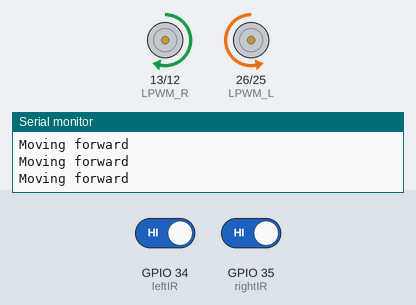
The sketch below on a simulated ESP32. Parts: motor-driver pin pairs drawn as motors (green arrow = first pin HIGH = forward, orange = second pin HIGH = backward, longer = more drive), the last lines printed to the serial monitor. The inputs (shaded band) are chosen by the test bench; at power-on: GPIO 34 (leftIR) HIGH, GPIO 35 (rightIR) HIGH.

Above: at 2.7 s.
2.8 s: GPIO 34 (leftIR) driven LOW
At 3.5 s:
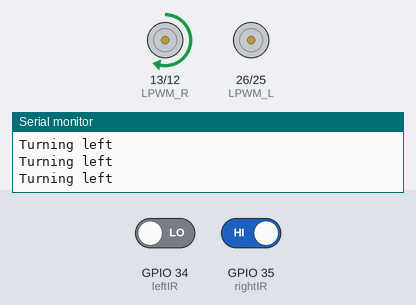
4.3 s: GPIO 35 (rightIR) driven LOW
At 4.7 s:
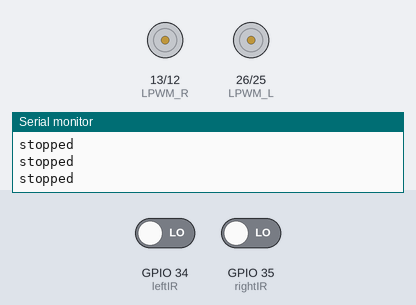
6.2 s: GPIO 34 (leftIR) driven HIGH
At 7.4 s:
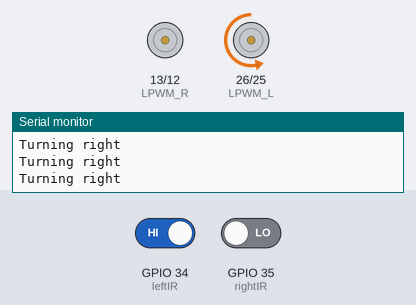
7.7 s: GPIO 35 (rightIR) driven HIGH
At 8.7 s:
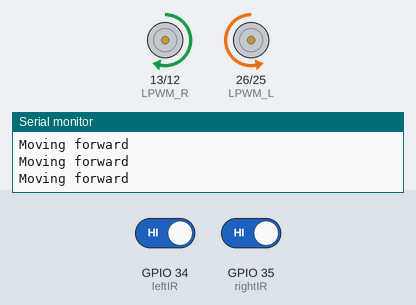
Timing chart, 0 to 10.2 s (numbered marks = the images above; inputs shaded):
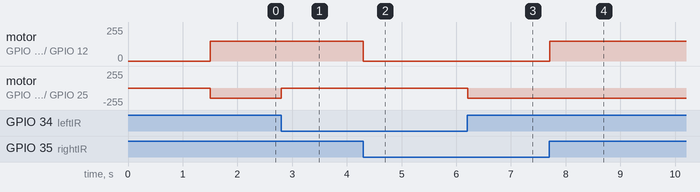

Measured:
- after the input at 2.8 s, motor on GPIO 26 (LPWM_L) / GPIO 25 (RPWM_L): backward 150/255 → stopped at once
- after the input at 4.3 s, motor on GPIO 13 (LPWM_R) / GPIO 12 (RPWM_R): forward 150/255 → stopped at once
- after the input at 6.2 s, motor on GPIO 26 (LPWM_L) / GPIO 25 (RPWM_L): stopped → backward 150/255 at once
- after the input at 7.7 s, motor on GPIO 13 (LPWM_R) / GPIO 12 (RPWM_R): stopped → forward 150/255 at once

The sketch:

line_following_robot.ino
```cpp
#define RPWM_L 25
#define LPWM_L 26
#define RPWM_R 12
#define LPWM_R 13
#define leftIR 34
#define rightIR 35
#define DELAY_TIME 10

int leftValue = 0;
int rightValue = 0;
const int pwmFreq = 1000;
const int pwmChannel = 0;
const int pwmResolution = 8;

void setup() {
  Serial.begin(115150);
  ledcSetup(pwmChannel, pwmFreq, pwmResolution);

  pinMode(RPWM_L, OUTPUT);
  pinMode(LPWM_L, OUTPUT);
  pinMode(RPWM_R, OUTPUT);
  pinMode(LPWM_R, OUTPUT);

  pinMode(leftIR, INPUT);
  pinMode(rightIR, INPUT);

  Serial.println("Line Following Robot Initialized!");
  Serial.println("Place robot on the line and it will start following...");
  delay(1500);
}

void loop() {
  move_backward();

  delay(DELAY_TIME);
}

void move_forward() {
  int leftValue = digitalRead(leftIR);
  int rightValue = digitalRead(rightIR);
  Serial.print("Value detected ");
  Serial.print(leftValue);
  Serial.print(",");
  Serial.println(rightValue);

  if (leftValue == LOW && rightValue == LOW) { //low = 0 = detecting white, high = 1 = detecting black
    Serial.println("stopped");
    stop();
  } else if (leftValue == HIGH && rightValue == LOW) {
    Serial.println("Turning left");
    turn_left();
  } else if (leftValue == LOW && rightValue == HIGH) {
    Serial.println("Turning right");
    turn_right();
  } else {
    Serial.println("Moving forward");
    forward();
  }
}

void move_backward() {
  int leftValue = digitalRead(leftIR);
  int rightValue = digitalRead(rightIR);

  if (leftValue == LOW && rightValue == LOW) {
    Serial.println("stopped");
    stop();
  } else if (leftValue == HIGH && rightValue == LOW) {
    Serial.println("Turning right");
    turn_right_backward();
  } else if (leftValue == LOW && rightValue == HIGH) {
    Serial.println("Turning left");
    turn_left_backward();
  } else {
    Serial.println("Moving forward");
    backward();
  }
}

void forward() {
  analogWrite(RPWM_L, 0);
  analogWrite(LPWM_L, 150);
  analogWrite(RPWM_R, 150);
  analogWrite(LPWM_R, 0);
}

void backward() {
  analogWrite(RPWM_L, 150);
  analogWrite(LPWM_L, 0);
  analogWrite(RPWM_R, 0);
  analogWrite(LPWM_R, 150);
}

void turn_left() {
  analogWrite(RPWM_L, 0);
  analogWrite(LPWM_L, 0);
  analogWrite(RPWM_R, 150);
  analogWrite(LPWM_R, 0);
}

void turn_right() {
  analogWrite(RPWM_L, 0);
  analogWrite(LPWM_L, 150);
  analogWrite(RPWM_R, 0);
  analogWrite(LPWM_R, 0);
}

void turn_left_backward() {
  analogWrite(RPWM_L, 0);
  analogWrite(LPWM_L, 0);
  analogWrite(RPWM_R, 0);
  analogWrite(LPWM_R, 150);
}

void turn_right_backward() {
  analogWrite(RPWM_L, 150);
  analogWrite(LPWM_L, 0);
  analogWrite(RPWM_R, 0);
  analogWrite(LPWM_R, 0);
}

void stop() {
  analogWrite(RPWM_L, 0);
  analogWrite(LPWM_L, 0);
  analogWrite(RPWM_R, 0);
  analogWrite(LPWM_R, 0);
}

void printSensorValues() {
  Serial.print("Left IR: ");
  Serial.print(leftValue);
  Serial.print(" | Right IR: ");
  Serial.println(rightValue);
} 
```
